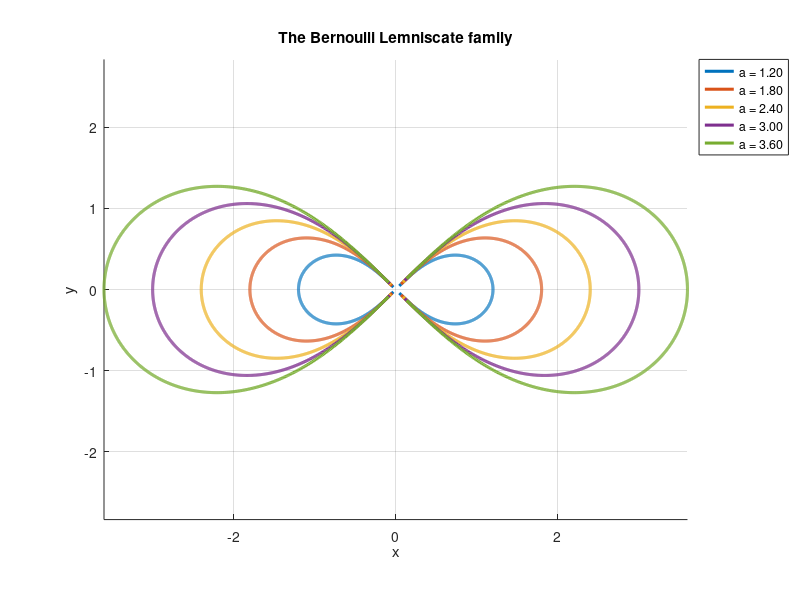

Reproduce this figure in MATLAB.
A = [1.2, 1.8, 2.4, 3.0, 3.6];
assert(isvector(A) && numel(A) == 5, 'A must contain exactly 5 numbers.');
assert(all(A > 0), 'All values of A must be positive.');
t = linspace(0, 2*pi, 4000);
c2 = cos(2*t);
valid = c2 >= 0;
figure('Color', 'w', 'Name', 'The Lemniscate family');
hold on; grid on; axis equal;
colors = lines(numel(A));

for i = 1:numel(A)
    a = A(i);
    r = a * sqrt(max(c2, 0));

    x = nan(size(t));
    y = nan(size(t));
    x(valid) = r(valid) .* cos(t(valid));
    y(valid) = r(valid) .* sin(t(valid));

    plot(x, y, 'LineWidth', 2.2, 'Color', colors(i, :), ...
        'DisplayName', sprintf('a = %.2f', a));
end

xlabel('x'); ylabel('y');
title('The Bernoulli Lemniscate family');
legend('Location', 'bestoutside');
